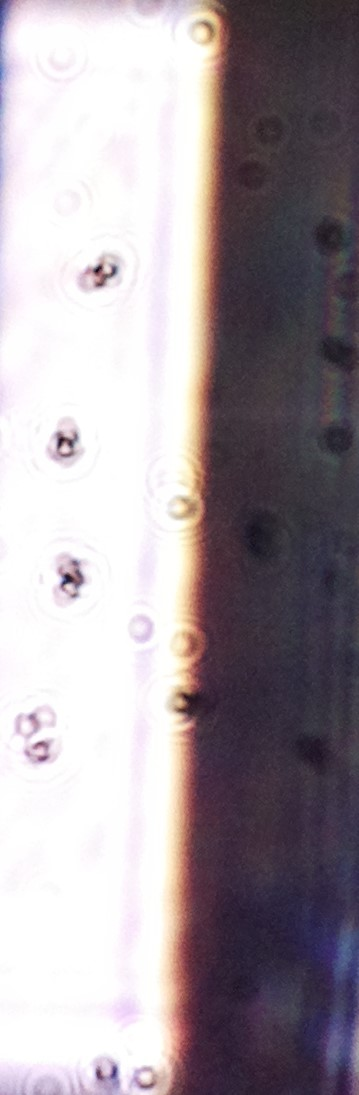
%> input picture academic/Matlab Files/old files/image12.jpg, 359 x 1095 px
$ octave --eval "Lab_1;"   (GNU Octave 9; MATLAB toolbox functions it lacks are replaced by stand-ins)
%> lines starting %> are read from the running program, lines starting %| are printed output that depends on the picture
function [] = Lab_1()
close all

filename = "image12.jpg"; %Type your file path in here
img = imread(filename); %Reads the image
%> img is the input picture: size 1095x359x3 uint8; mean R, G, B 165, 155.8, 161.7
img = rgb2gray(img); %Converts it to gray scale
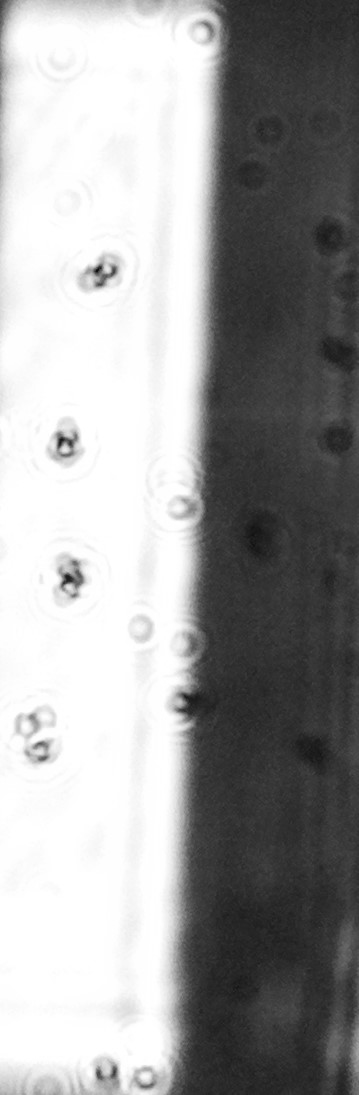
%> img: size 1095x359 uint8; min 13, max 255, mean 159.2
img = im2double(img); %Converts it to a matrix
%> img: size 1095x359 double

figure
imshow(img) %Shows you the image


profile = mean(img,1); %Finds the average column-wise profile
%> profile = 359 values, max 0.985 at index 92, min 0.188 at index 247, mean 0.624

figure
plot(profile) %Plots the average column-wise profile
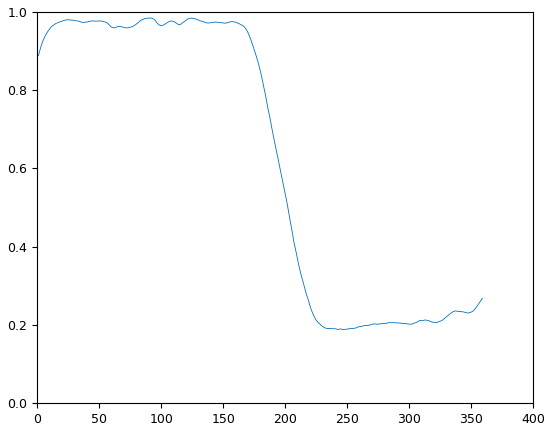
%> figure redrawn from the program's plot data; curve peaks at x = 92, y = 0.985


x_val = linspace(1,length(profile),length(profile)); %an x-coordinate vector in pixels for the derivative and curve fitting
%> x_val = 359 values from 1 to 359

profile_d = diff(profile)./diff(x_val); %difference between consecutive values in the profile
%> profile_d = 358 values, max 0.0118 at index 2, min -0.0193 at index 206, mean -0.00173

x_val_d = (x_val(2:end)+x_val(1:(end-1)))/2; %difference between consecutive x values
%> x_val_d = 358 values from 1.5 to 358.5

%> (the run ends here)
